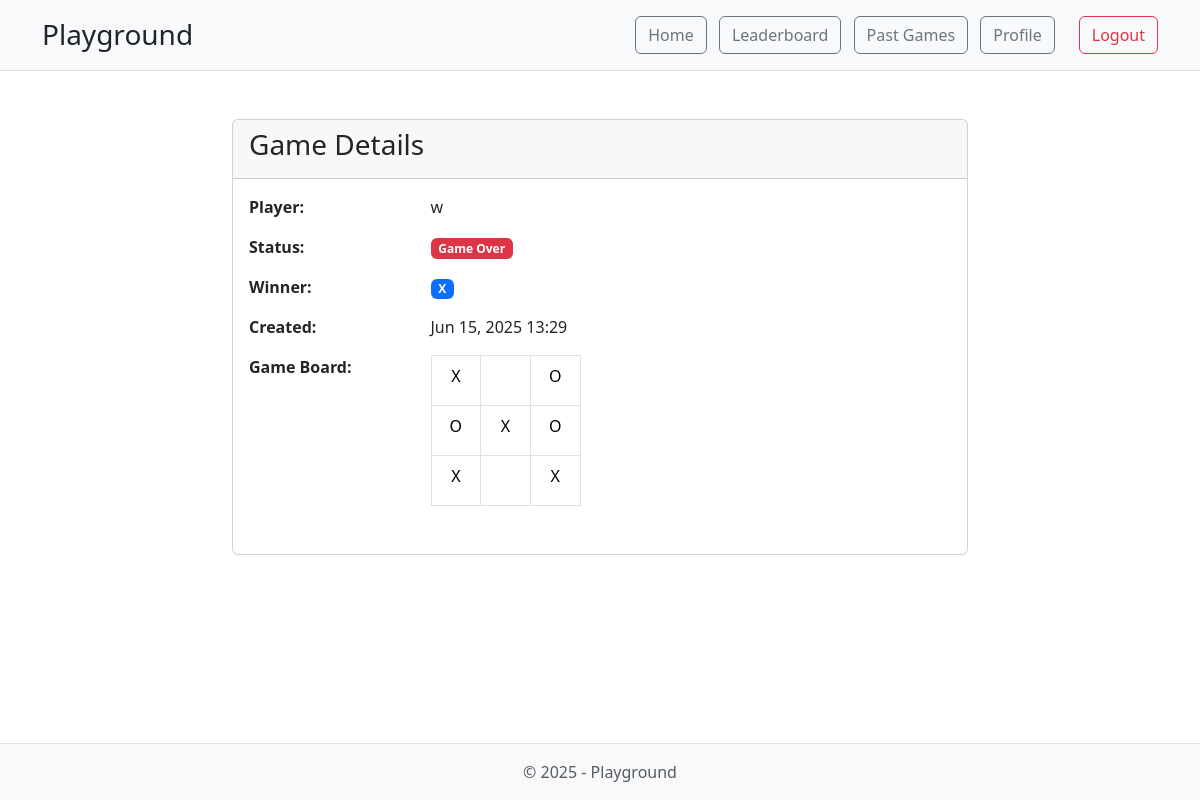
The page /tris/game/finished/58 (signed in) on the database its author committed.
### tris/models.py (models this page shows, shortened)
class TrisGame(models.Model):
    user = models.ForeignKey(User, on_delete=models.CASCADE)
    square_1_1 = models.CharField(max_length=1, blank=True, default='')
    square_1_2 = models.CharField(max_length=1, blank=True, default='')
    square_1_3 = models.CharField(max_length=1, blank=True, default='')
    square_2_1 = models.CharField(max_length=1, blank=True, default='')
    square_2_2 = models.CharField(max_length=1, blank=True, default='')
    square_2_3 = models.CharField(max_length=1, blank=True, default='')
    square_3_1 = models.CharField(max_length=1, blank=True, default='')
    square_3_2 = models.CharField(max_length=1, blank=True, default='')
    square_3_3 = models.CharField(max_length=1, blank=True, default='')
    is_over = models.BooleanField(default=False)
    winner = models.CharField(max_length=10, choices=[('X', 'X'), ('O', 'O'), ('Draw', 'Draw')], blank=True)
    created_at = models.DateTimeField(auto_now_add=True)

### tris/views.py (the view)
# urls.py: path('game/finished/<int:id>', views.finished),
@login_required
def finished(request, id):
    game = get_object_or_404(TrisGame, id=id, user=request.user)
    template = loader.get_template('finished.html')
    context = {
        'game': game
    }
    return HttpResponse(template.render(context, request))

### tris/templates/finished.html (shortened to what this page needs)
{% extends 'base.html' %}
{% block header %}
    {{ block.super }}
{% endblock %}
{% block content %}
    <div class="container mt-4">
        <div class="row justify-content-center">
            <div class="col-md-8">
                <div class="card">
                    <div class="card-header">
                        <h3 class="card-title">Game Details</h3>
                    </div>
                    <div class="card-body">
                        <div class="row mb-3">
                            <div class="col-sm-3"><strong>Player:</strong></div>
                            <div class="col-sm-9">{{ game.user.username }}</div>
                        </div>
                        <div class="row mb-3">
                            <div class="col-sm-3"><strong>Status:</strong></div>
                            <div class="col-sm-9">
                                {% if game.is_over %}
                                    <span class="badge bg-danger">Game Over</span>
                                {% else %}
                                    <span class="badge bg-success">In Progress</span>
                                {% endif %}
                            </div>
                        </div>
                        {% if game.winner %}
                        <div class="row mb-3">
                            <div class="col-sm-3"><strong>Winner:</strong></div>
                            <div class="col-sm-9">
                                <span class="badge bg-primary">{{ game.winner }}</span>
                            </div>
                        </div>
                        {% endif %}
                        <div class="row mb-3">
                            <div class="col-sm-3"><strong>Created:</strong></div>
                            <div class="col-sm-9">{{ game.created_at|date:"M d, Y H:i" }}</div>
                        </div>
                        <div class="row mb-3">
                            <div class="col-sm-3"><strong>Game Board:</strong></div>
                            <div class="col-sm-9">
                                <table class="table table-bordered text-center" style="width: 150px;">
                                    <tr>
                                        <td style="width: 50px; height: 50px;">{{ game.square_1_1|default:"&nbsp;" }}</td>
                                        <td style="width: 50px; height: 50px;">{{ game.square_1_2|default:"&nbsp;" }}</td>
                                        <td style="width: 50px; height: 50px;">{{ game.square_1_3|default:"&nbsp;" }}</td>
                                    </tr>
                                    <tr>
                                        <td style="width: 50px; height: 50px;">{{ game.square_2_1|default:"&nbsp;" }}</td>
                                        <td style="width: 50px; height: 50px;">{{ game.square_2_2|default:"&nbsp;" }}</td>
                                        <td style="width: 50px; height: 50px;">{{ game.square_2_3|default:"&nbsp;" }}</td>
                                    </tr>
                                    <tr>
                                        <td style="width: 50px; height: 50px;">{{ game.square_3_1|default:"&nbsp;" }}</td>
                                        <td style="width: 50px; height: 50px;">{{ game.square_3_2|default:"&nbsp;" }}</td>
                                        <td style="width: 50px; height: 50px;">{{ game.square_3_3|default:"&nbsp;" }}</td>
                                    </tr>
                                </table>
                            </div>
                        </div>
                    </div>
                </div>
            </div>
        </div>
    </div>
{% endblock %}
{% block footer %}
    {{ block.super }}
{% endblock %}

### rows shown on the page
TrisGame: user.username "w", winner "X", created_at "Jun 15, 2025 13:29", square_1_1 "X", square_1_3 "O", square_2_1 "O", square_2_2 "X", square_2_3 "O", square_3_1 "X", square_3_3 "X"
